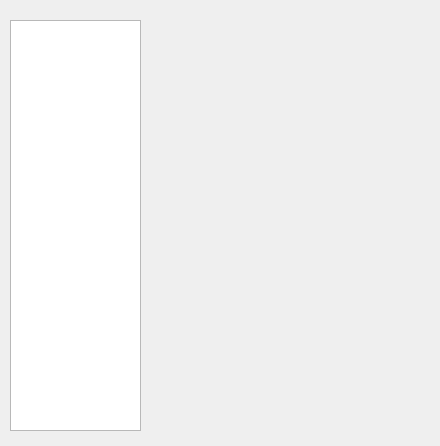
<?xml version="1.0" encoding="UTF-8"?>
<ui version="4.0">
 <class>Dialog</class>
 <widget class="QDialog" name="Dialog">
  <property name="geometry">
   <rect>
    <x>0</x>
    <y>0</y>
    <width>440</width>
    <height>446</height>
   </rect>
  </property>
  <property name="windowTitle">
   <string>Dialog</string>
  </property>
  <widget class="QListView" name="listView">
   <property name="geometry">
    <rect>
     <x>10</x>
     <y>20</y>
     <width>131</width>
     <height>411</height>
    </rect>
   </property>
  </widget>
 </widget>
 <resources/>
 <connections/>
</ui>
